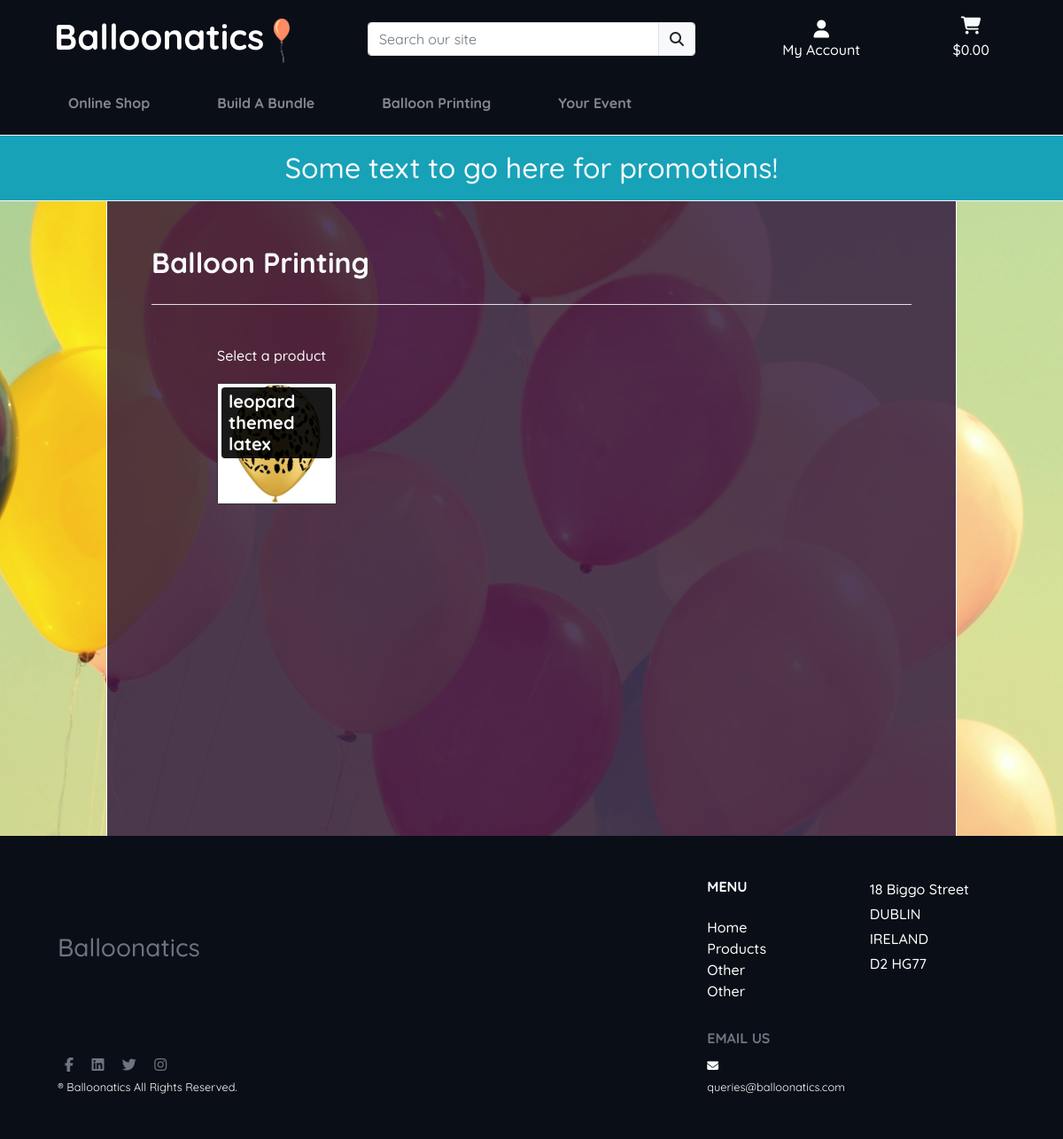
Before: /printing/load/ with the older database file.
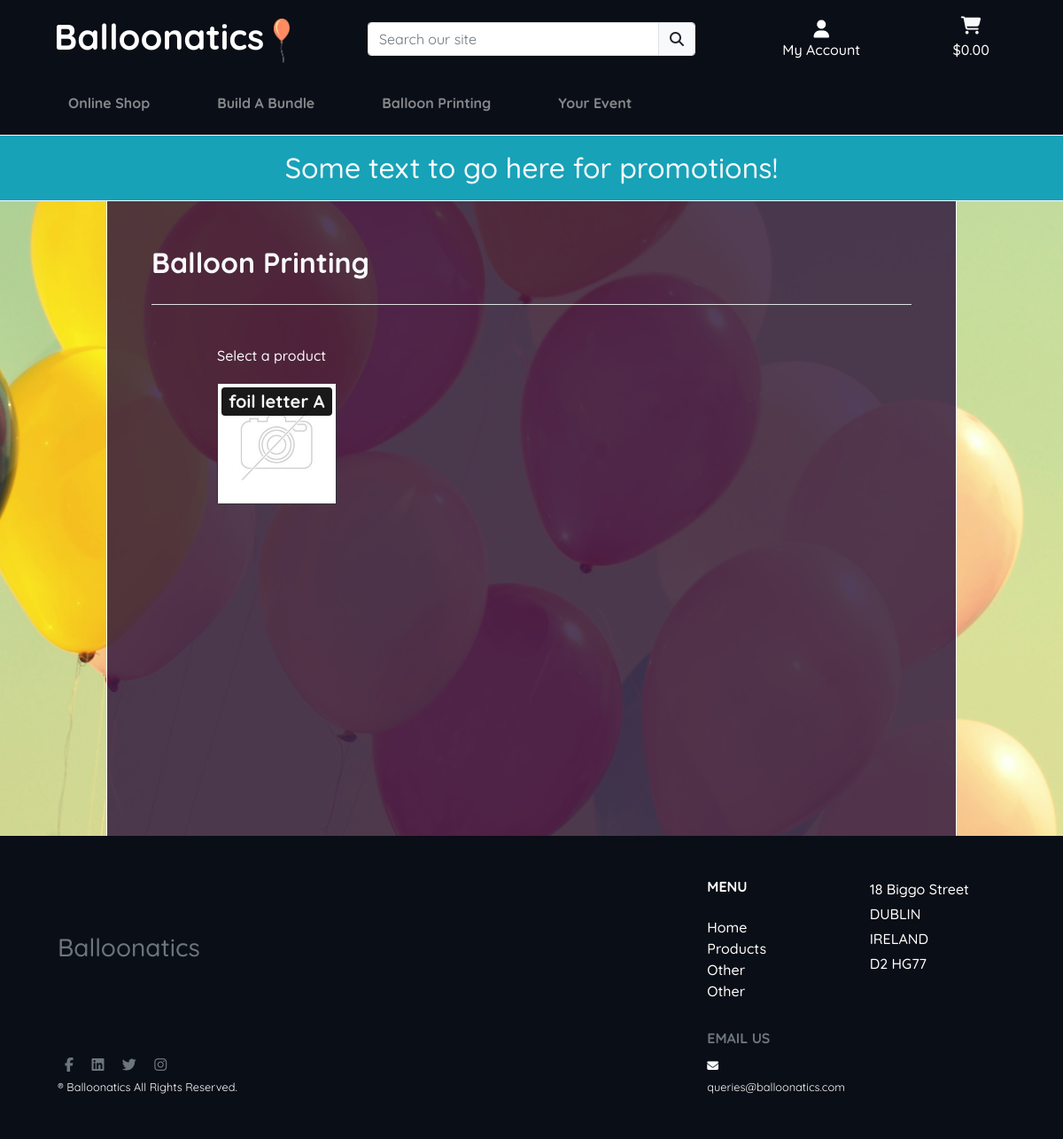
After: the same page with the newer database file.
### products/models.py (models this page shows, shortened)
class Product(models.Model):
    name = models.CharField(max_length=254, null=False, blank=False)
    category = models.ForeignKey('Category', null=True, blank=True,
                                 on_delete=models.SET_NULL)
    sub_category = models.ForeignKey('Sub_Category', null=True, blank=True,
                                     on_delete=models.SET_NULL)
    material = models.ForeignKey('Material', null=True, blank=True,
                                 on_delete=models.SET_NULL)
    uuid = models.CharField(max_length=254, null=True, blank=True)
    description = models.TextField()
    full_price = models.DecimalField(max_digits=6, decimal_places=2, blank=False,
                                default=0.00, validators=[MinValueValidator(
                                    Decimal('0.00'))])
    discounted_price = models.DecimalField(max_digits=6, decimal_places=2,
                                           blank=False, default=0.00,
                                           validators=[MinValueValidator(
                                               Decimal('0.00'))])
    rating = models.DecimalField(max_digits=6, decimal_places=2, null=True,
                                 blank=True, validators=[MinValueValidator(
                                     Decimal('0.00')), MaxValueValidator(
                                         Decimal('5.00'))])
    image = models.ImageField(null=True, blank=True)
    message = models.CharField(max_length=254, null=True, blank=True)
    is_printable = models.BooleanField(default=False)
    age = models.PositiveIntegerField(null=True, blank=True)
    color = models.ForeignKey('Color', null=True, blank=True,
                              on_delete=models.SET_NULL)
    size = models.ForeignKey('Size', null=True, blank=True,
                             on_delete=models.SET_NULL)
    qty_held = models.PositiveIntegerField(default=0)
    shipped_inflated = models.BooleanField(default=False)
    qty_in_bag = models.PositiveIntegerField(default=0) #remove and use annotation

### printing/views.py (the view)
# urls.py: path('load/', views.load_print_selector, name='load_print_selector'),
def load_print_selector(request):
    products = Product.objects.filter(is_printable=True)
    context = {
        'products': products,
        'cntxt': 'add'
    }
    return render(request, 'printing/printing.html', context)

### cart/contexts.py (called while the page is built, shortened)
def cart_contents(request):
    cart_items = []
    total = 0
    product_count = 0
    delivery = 0.00
    cart = request.session.get('cart', {'products':{},'bundles':{},'custom_prints':{}})
    print(cart)
    if total > 0:
        delivery = round((total * Decimal(
            settings.DELIVERY_SURCHARGE)), 2)
    grand_total = Decimal(total) + Decimal(delivery)
    context = {
        'cart_items': cart_items,
        'total': total,
        'grand_total': grand_total,
        'product_count': product_count,
        'delivery': delivery,
    }
    return context

### home/contexts.py (called while the page is built)
def configure_toasts(request):
    if 'toast_autohide' in request.POST:
        toast_autohide = request.POST['toast_autohide']
    else:
        toast_autohide = settings.TOAST_AUTOHIDE
    if 'toast_delay' in request.POST:
        toast_delay = request.POST['toast_delay']
    else:
        toast_delay = settings.TOAST_DELAY
    return {
        'toast_delay': toast_delay,
        'toast_autohide': toast_autohide
    }

### printing/templates/printing/printing.html (shortened to what this page needs)
{% extends 'base.html' %}
{% load static %}
{% block content %}
<div class="container bg-container-dark text-light">
    <div class="row">
        <div class="col-12 col-md-10 text-center text-md-left my-1">
            <h2><strong>Balloon Printing</strong></h2>
        </div>
    </div>
    <hr class="bg-light">
    {% if products %}
        <div class="row mt-5 mb-1">
            <div class="col-10 offset-1">
                <h6>Select a product</h6>
            </div>
        </div>
        <div class="row">
            <div class="col-10 offset-1">
                <div class="row">
                    {% for product in products %}
                        {% include './includes/card.html' with result=product cntxt=cntxt %}
                    {% endfor %}
                </div>
            </div>
        </div>
    {% endif %}
</div>
{% endblock %}

### printing/templates/printing/includes/card.html (shortened to what this page needs)
<div class="col-12 col-md-4 col-lg-3 col-xl-2">
    <div class="card bg-dark text-light print-card rounded-3 my-2">
        <a href="{% if cntxt == 'add' %}{% url 'new_order_handler' %}?select_product={{result.id}}{%else%}#{% endif %}" class="print-card-select">
            {% if result.image %}
                <img src="{{ result.image.url }}" class="card-img-tn img-fluid" alt="{{ result.name }}">
            {% else %}
                <img src="{{MEDIA_URL}}noimage.png" class="card-img-tn img-fluid" alt="{{ result.name }}">
            {% endif %}
            <div class="card-img-overlay">
                <div style="background-color: rgba(0, 0, 0, 0.9)" class="pl-2 py-1 rounded-3">
                    <h5 class="card-title mb-0 text-light"><strong>{{ result.name }}</strong></h5>
                </div>
            </div>
        </a>
    </div>
</div>

Changed rows visible on the page:
removed Product: name "leopard themed latex"
now on this page (row edited): Product: name "foil letter A"
